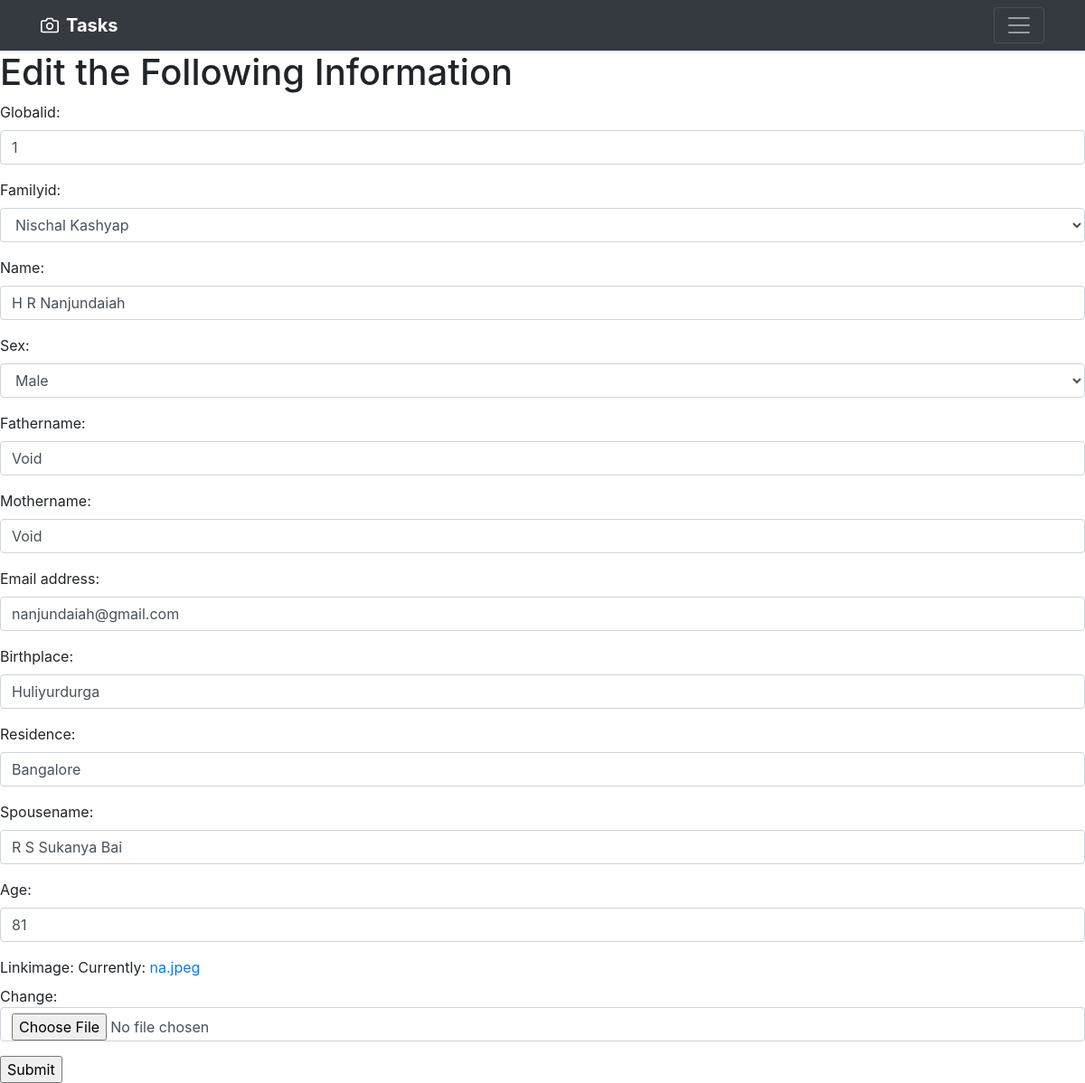
The page /editfamily/1/ on the database as committed earlier.
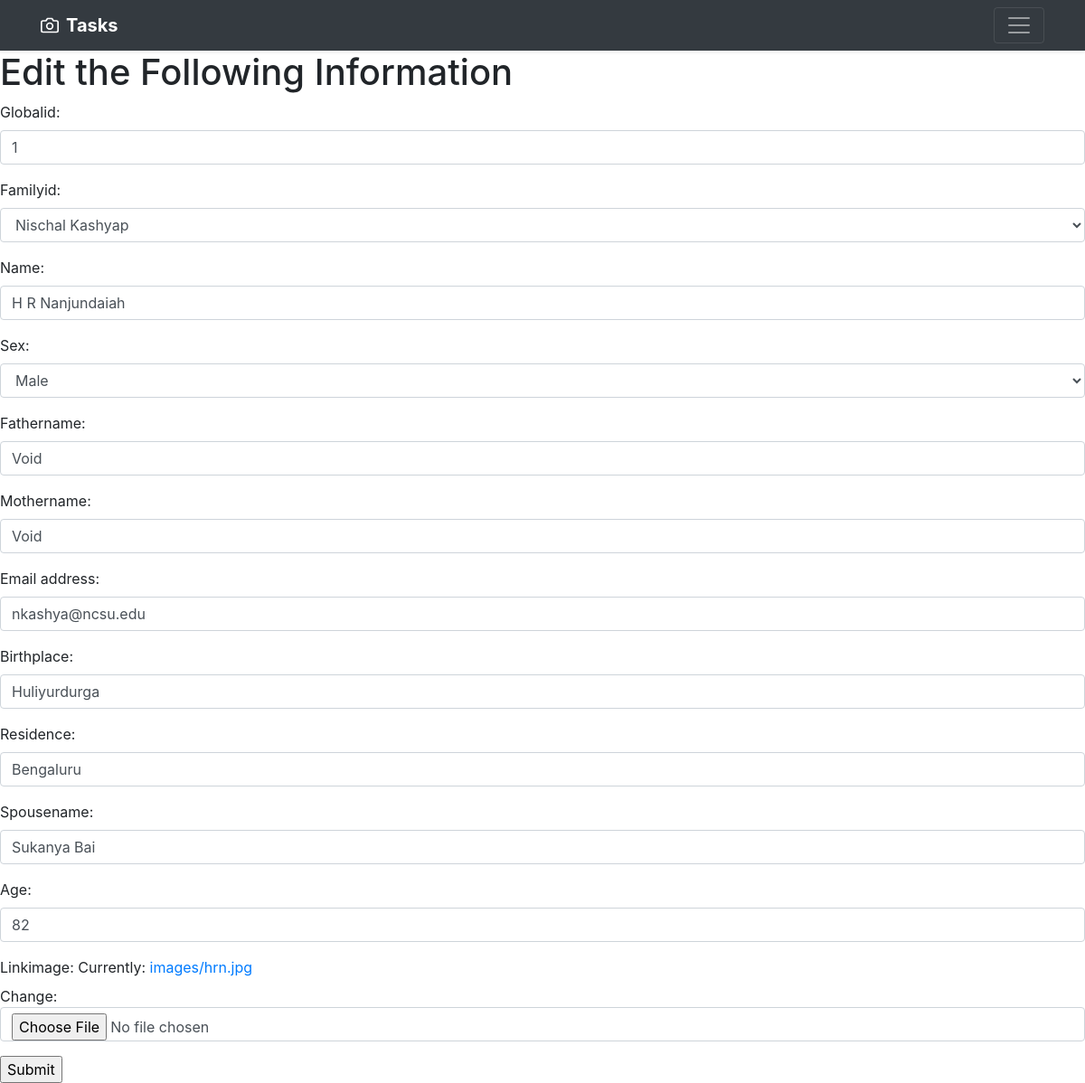
The same page on the database as committed later.
### family/models.py (models this page shows, shortened)
class Family(models.Model):
    SEX_CHOICES = [('M','Male'),('F','Female')]
    familyid = models.ForeignKey('Tree',on_delete=models.CASCADE,to_field='familyid')
    name = models.CharField(max_length = 100)
    fathername = models.CharField(max_length=100,default="Void")
    mothername = models.CharField(max_length=100,default="Void" )
    email_address = models.CharField(max_length = 100)
    birthplace = models.CharField(max_length = 40)
    residence = models.CharField(max_length = 100)
    spousename = models.CharField(max_length=100)
    sex = models.CharField(choices = SEX_CHOICES, max_length = 1,blank=True)
    age = models.IntegerField(null = True)
    linkimage = models.ImageField(upload_to='images/')
    globalid = models.CharField(max_length=100,editable=True,default='1')

class Tree(models.Model):
    familyid = models.CharField(max_length=100,unique=True)
    loginname = models.CharField(max_length=100,unique=True,default='abc')
    password = models.CharField(max_length=100,default='abc')
    familyname = models.CharField(max_length=100)
    linkingimage = models.ImageField(upload_to='images/')
    email_address = models.CharField(max_length=100,default="abc@abc.com", editable=True)
    def __str__(self):
        return self.familyname

### family/views.py (the view, shortened to what this page needs)
# urls.py: url(r'editfamily/(\d+)/',views.edit_database,name='edit_database'),
def edit_database(request, id):
    note = "Edit the Following Information"
    member = Family.objects.get(id=id)
    form = FamilyData(instance=member)
    return render(request, 'edit.html', {'familydata': form, 'note': note, 'member':member})

### family/forms.py
class FamilyData(forms.ModelForm):
    class Meta:
        model = Family
        fields = ['globalid','familyid','name','sex','fathername','mothername','email_address','birthplace','residence','spousename','age','linkimage']

### family/templates/edit.html (shortened to what this page needs)
<!doctype html>
<html lang="en">
  <head>
    <link rel="stylesheet" href="https://stackpath.bootstrapcdn.com/bootstrap/4.5.0/css/bootstrap.min.css">
  </head>
  <body>
  <header>
  <div class="navbar navbar-dark bg-dark shadow-sm">
    <div class="container d-flex justify-content-between">
      <a href="{% url 'tree' %}" class="navbar-brand d-flex align-items-center">
        <strong>Tasks</strong>
      </a>
      <button class="navbar-toggler" type="button" data-toggle="collapse" data-target="#navbarHeader" aria-controls="navbarHeader" aria-expanded="false" aria-label="Toggle navigation">
        <span class="navbar-toggler-icon"></span>
      </button>
    </div>
  </div>
</header>
  {% load widget_tweaks %}
<h1>{{ note }}</h1>
<form action="{% url 'edit_database' member.id %}" method = "post">
    {% for field in familydata %}
        <div class="form-group">
        {{ field.label_tag }}
        {% render_field field class="form-control" %}
        </div>
    {% endfor %}
    <input type = "submit" value = "Submit">
</form>
  </body>
</html>

Rows that differ between the two databases and show on the page:
changed Family "H R Nanjundaiah": email_address "nanjundaiah@gmail.com" → "nkashya@ncsu.edu"; residence "Bangalore" → "Bengaluru"; spousename "R S Sukanya Bai" → "Sukanya Bai"; age "81" → "82"
Other text that changed with them:
text no longer shown: "Currently: na.jpeg Change:"
text now shown: "Currently: images/hrn.jpg Change:"
